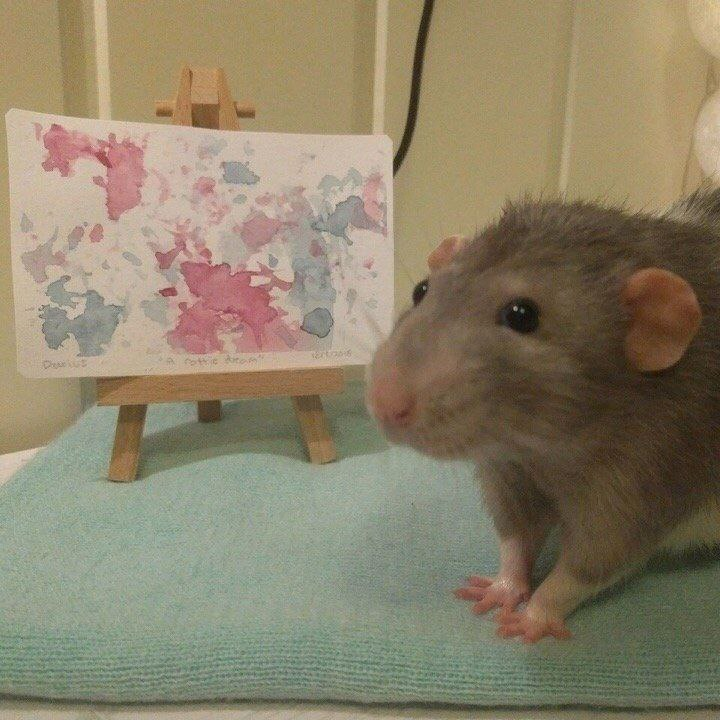
%> input picture lab-3/rat1.jpg, 720 x 720 px
$ octave lab3_solar_color.m   (GNU Octave 9; MATLAB toolbox functions it lacks are replaced by stand-ins)
%> lines starting %> are read from the running program, lines starting %| are printed output that depends on the picture
rat=im2double(imread("rat1.jpg"));
rat_new=im2double(rat);

rat_red=rat(:,:,1);
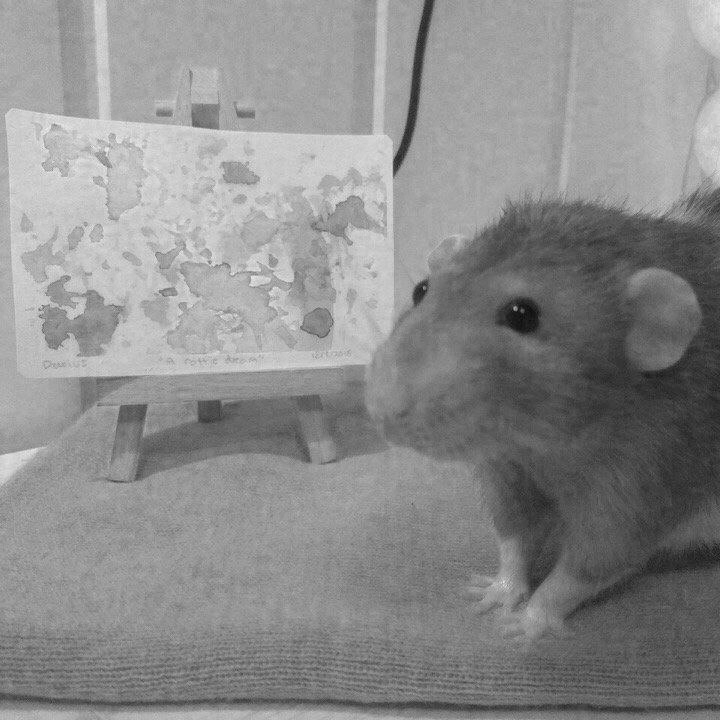
%> rat_red: size 720x720 double; min 0.0314, max 0.973, mean 0.548
rat_red_max=max(rat_red);
%> rat_red_max = 720 values, max 0.973 at index 94, min 0.663 at index 558, mean 0.805
k=3;
rat_red_new=im2double((rat_red_max-rat_red).*rat_red.*k);
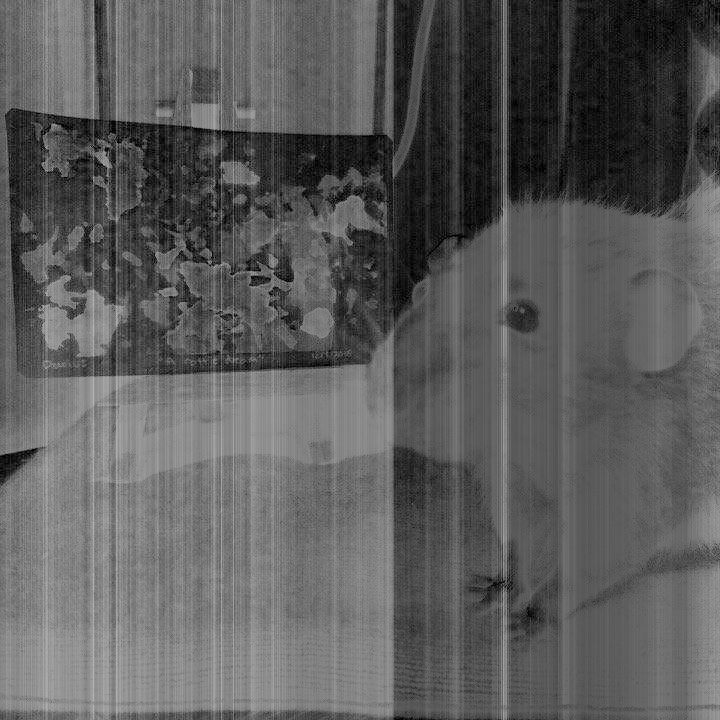
%> rat_red_new: size 720x720 double; min 0, max 0.709, mean 0.362
rat_new(:,:,1)=rat_red_new;

rat_green=rat(:,:,2);
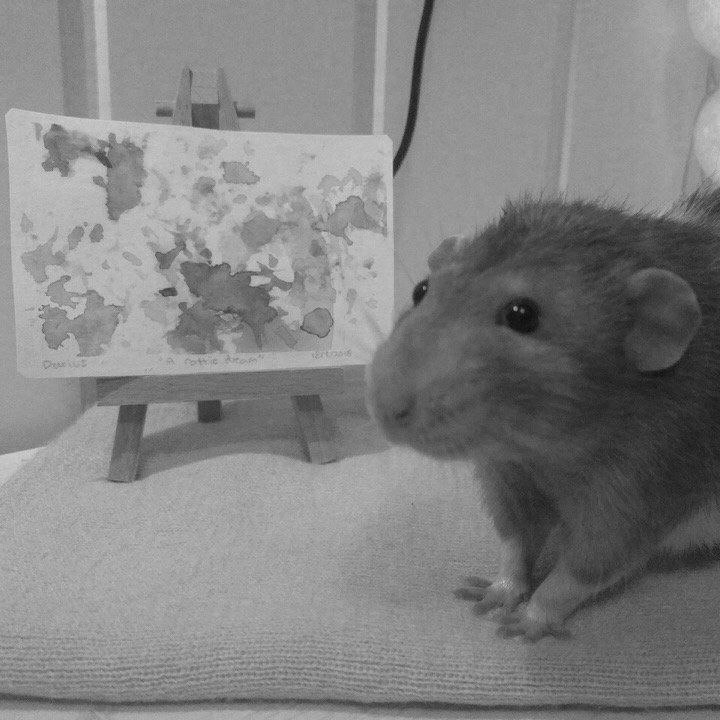
%> rat_green: size 720x720 double; min 0.0118, max 0.843, mean 0.508
rat_green_max=max(rat_green);
%> rat_green_max = 720 values, max 0.843 at index 40, min 0.592 at index 558, mean 0.725
k=3;
rat_green_new=im2double((rat_green_max-rat_green).*rat_green.*k);
rat_new(:,:,2)=rat_green_new;

rat_blue=rat(:,:,3);
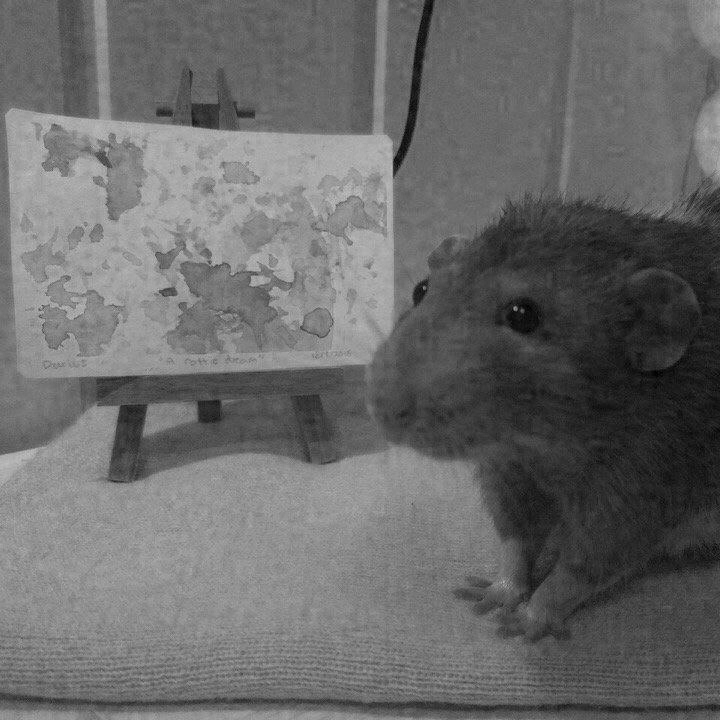
%> rat_blue: size 720x720 double; min 0, max 0.78, mean 0.414
rat_blue_max=max(rat_blue);
%> rat_blue_max = 720 values, max 0.78 at index 30, min 0.431 at index 556, mean 0.638
k=3;
rat_blue_new=im2double((rat_blue_max-rat_blue).*rat_blue.*k);
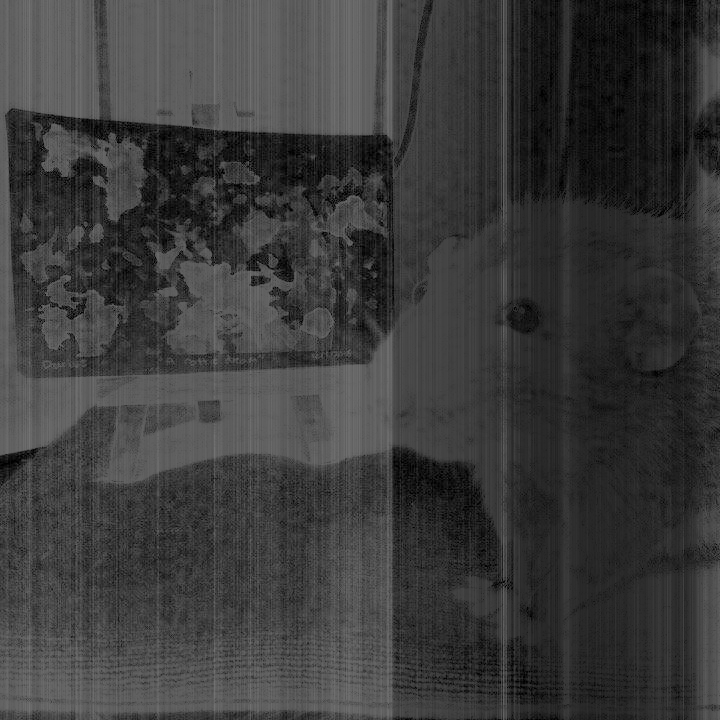
%> rat_blue_new: size 720x720 double; min 0, max 0.457, mean 0.234
rat_new(:,:,3)=rat_blue_new;
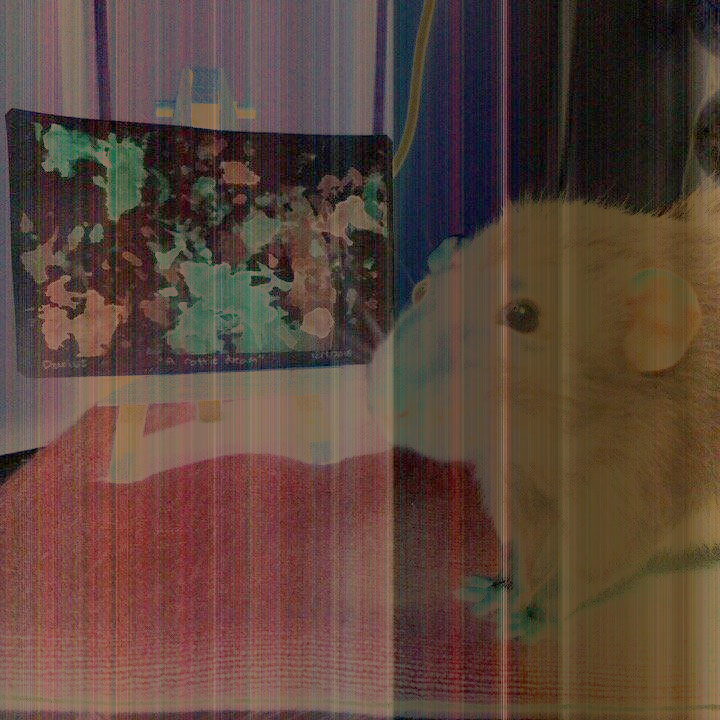
%> rat_new: size 720x720x3 double; mean R, G, B 0.362, 0.274, 0.234


subplot(2, 4, 1);
imshow(rat);
title('original');
subplot(2, 4, 2);
imhist(rat(:,:,1));
title('red');
subplot(2, 4, 3);
imhist(rat(:,:,2));
title('green');
subplot(2, 4, 4);
imhist(rat(:,:,3));
title('blue');

subplot(2, 4, 5);
imshow(rat_new);
title('solar');
subplot(2, 4, 6);
imhist(rat_new(:,:,1));
title('red');
subplot(2, 4, 7);
imhist(rat_new(:,:,2));
title('green');
subplot(2, 4, 8);
imhist(rat_new(:,:,3));
title('blue');
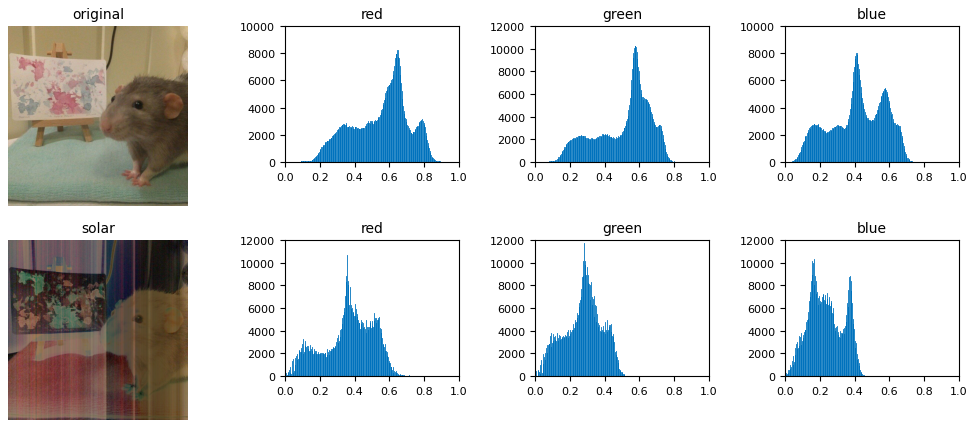
%> figure redrawn from the program's plot data, 8 panels

$ run again, with lab-3/rat2.jpg copied over lab-3/rat1.jpg
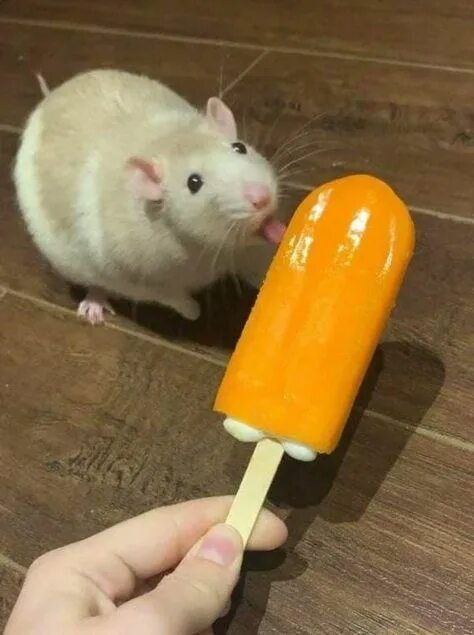
%> input picture lab-3/rat2.jpg, 474 x 635 px
%> rat_red_max = 474 values, max 1 at index 228, min 0.612 at index 2, mean 0.917
%> rat_green_max = 474 values, max 1 at index 358, min 0.557 at index 2, mean 0.813
%> `rat_blue=rat(:,:,3);`:
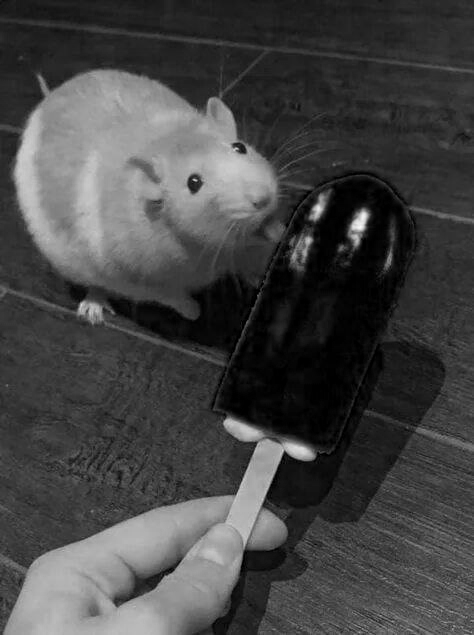
%> rat_blue: size 635x474 double; min 0, max 0.969, mean 0.268
%> rat_blue_max = 474 values, max 0.969 at index 361, min 0.392 at index 334, mean 0.671
%> `rat_new(:,:,3)=rat_blue_new;`:
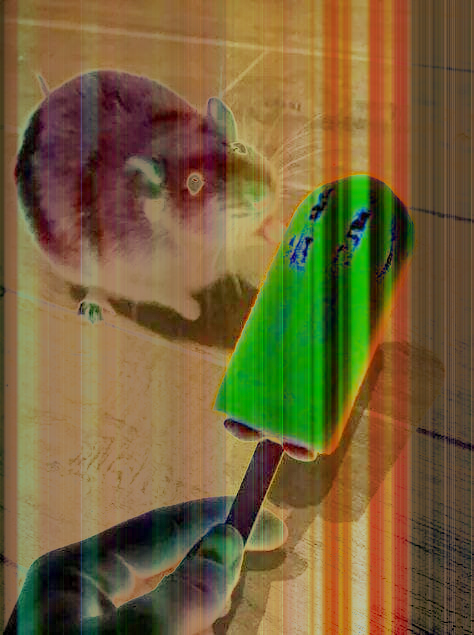
%> rat_new: size 635x474x3 double; mean R, G, B 0.467, 0.387, 0.223
